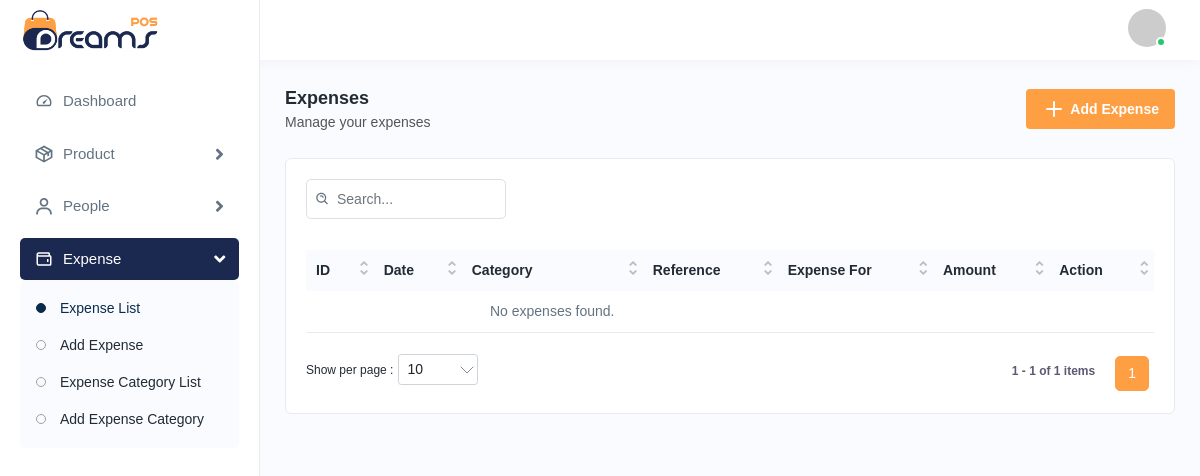
The app's page /expenses/ (signed in), older data.
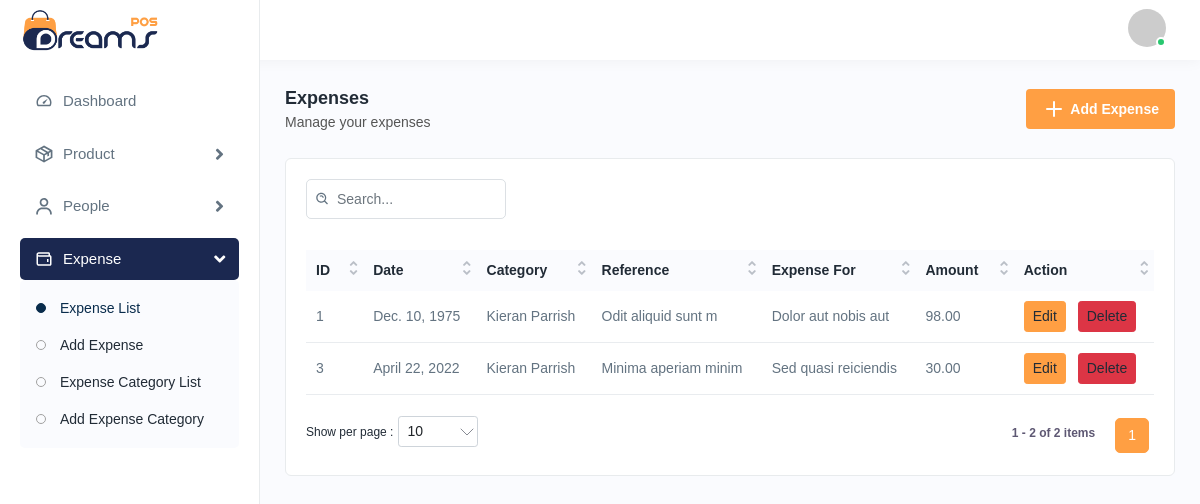
The same page, newer data.
### mainapp/models.py (models this page shows)
class Expense(models.Model):
    expense_category = models.ForeignKey(
        "ExpenseCategory",
        on_delete=models.CASCADE,
        related_name="expenses",
    )
    date = models.DateField()
    amount = models.DecimalField(max_digits=12, decimal_places=2)
    reference = models.CharField(max_length=255, unique=True)
    expense_for = models.CharField(max_length=255)
    description = models.TextField(null=True, blank=True)
    created_at = models.DateTimeField(auto_now_add=True)
    updated_at = models.DateTimeField(auto_now=True)

class ExpenseCategory(models.Model):
    name = models.CharField(max_length=255)
    code = models.CharField(max_length=50, unique=True, null=True, blank=True)
    description = models.TextField(null=True, blank=True)
    created_at = models.DateTimeField(auto_now_add=True)
    updated_at = models.DateTimeField(auto_now=True)

### mainapp/views.py (the view)
# urls.py: path("expenses/", views.expenses_index, name="expenses_index"),
@login_required
def expenses_index(request):
    expenses = Expense.objects.select_related("expense_category").order_by(
        "-date", "-id"
    )
    return render(request, "expenses/list.html", {"expenses": expenses})

### mainapp/templates/expenses/list.html (shortened to what this page needs)
{% extends "base.html" %}
{% load static %}
{% block content %}
<div class="page-header">
    <div class="page-title">
        <h4>Expenses</h4>
        <h6>Manage your expenses</h6>
    </div>
    <div class="page-btn">
        <a href="{% url 'expenses_create' %}" class="btn btn-added">
            <img src="{% static 'img/icons/plus.svg' %}" class="me-1" alt="img">Add Expense
        </a>
    </div>
</div>
<div class="card">
    <div class="card-body">
        <div class="table-top">
            <div class="search-set">
                <div class="search-input">
                    <a class="btn btn-searchset">
                        <img src="{% static 'img/icons/search-white.svg' %}" alt="img">
                    </a>
                </div>
            </div>
        </div>
        <div class="table-responsive">
            <table class="table datanew">
                <thead>
                    <tr>
                        <th>ID</th>
                        <th>Date</th>
                        <th>Category</th>
                        <th>Reference</th>
                        <th>Expense For</th>
                        <th>Amount</th>
                        <th>Action</th>
                    </tr>
                </thead>
                <tbody>
                    {% for expense in expenses %}
                    <tr>
                        <td>{{ expense.id }}</td>
                        <td>{{ expense.date }}</td>
                        <td>{{ expense.expense_category.name }}</td>
                        <td>{{ expense.reference }}</td>
                        <td>{{ expense.expense_for }}</td>
                        <td>{{ expense.amount }}</td>
                        <td>
                            <a href="{% url 'expenses_edit' expense.id %}" class="btn btn-sm btn-primary me-2">
                                Edit
                            </a>
                            <a href="{% url 'expenses_delete' expense.id %}" class="btn btn-sm btn-danger">
                                Delete
                            </a>
                        </td>
                    </tr>
                    {% empty %}
                    <tr>
                        <td></td>
                        <td></td>
                        <td class="text-center">No expenses found.</td>
                        <td></td>
                        <td></td>
                        <td></td>
                        <td></td>
                    </tr>
                    {% endfor %}
                </tbody>
            </table>
        </div>
    </div>
</div>
{% endblock %}

### mainapp/templates/base.html (shortened to what this page needs)
{% load static %}
<!DOCTYPE html>
<html lang="en">
<head>
    <link rel="stylesheet" href="{% static 'css/bootstrap.min.css' %}">
    <link rel="stylesheet" href="{% static 'css/animate.css' %}">
    <link rel="stylesheet" href="{% static 'css/dataTables.bootstrap4.min.css' %}">
    <link rel="stylesheet" href="{% static 'plugins/select2/css/select2.min.css' %}">
    <link rel="stylesheet" href="{% static 'plugins/fontawesome/css/fontawesome.min.css' %}">
    <link rel="stylesheet" href="{% static 'plugins/fontawesome/css/all.min.css' %}">
    <link rel="stylesheet" href="{% static 'css/style.css' %}">
</head>
<body>
    <div class="main-wrapper">
        <div class="header">
            <div class="header-left active">
                <a href="{% url 'index' %}" class="logo">
                    <img src="{% static 'img/logo.png' %}" alt="">
                </a>
            </div>
            <ul class="nav user-menu">
                {% if request.user.is_authenticated %}
                <li class="nav-item dropdown has-arrow main-drop">
                    <a href="javascript:void(0);" class="dropdown-toggle nav-link userset" data-bs-toggle="dropdown">
                        <span class="user-img">
                            <img src="https://ui-avatars.com/api/?name={{ request.user.username }}" alt="">
                            <span class="status online"></span>
                        </span>
                    </a>
                </li>
                {% else %}
                <li class="nav-item">
                    <a href="{% url 'login' %}" class="nav-link">
                        Login
                    </a>
                </li>
                {% endif %}
            </ul>
        </div>
        <div class="sidebar" id="sidebar">
            <div class="sidebar-inner slimscroll">
                <div id="sidebar-menu" class="sidebar-menu">
                    <ul>
                        <li>
                            <a href="{% url 'index' %}"
                                class="{% if request.resolver_match.url_name == 'index' %}active{% endif %}">
                                <img src="{% static 'img/icons/dashboard.svg' %}" alt="img">
                                <span>Dashboard</span>
                            </a>
                        </li>
                        <li class="submenu">
                            <a href="javascript:void(0);">
                                <img src="{% static 'img/icons/product.svg' %}" alt="img">
                                <span>Product</span> <span class="menu-arrow"></span>
                            </a>
                        </li>
                        <li class="submenu">
                            <a href="javascript:void(0);">
                                <img src="{% static 'img/icons/users1.svg' %}" alt="img">
                                <span>People</span> <span class="menu-arrow"></span>
                            </a>
                        </li>
                        <li class="submenu">
                            <a href="javascript:void(0);">
                                <img src="{% static 'img/icons/expense1.svg' %}" alt="img">
                                <span>Expense</span> <span class="menu-arrow"></span>
                            </a>
                            <ul>
                                <li>
                                    <a href="{% url 'expenses_index' %}"
                                        class="{% if request.resolver_match.url_name == 'expenses_index' or request.resolver_match.url_name == 'expenses_edit' %}active{% endif %}">
                                        Expense List
                                    </a>
                                </li>
                                <li>
                                    <a href="{% url 'expenses_create' %}"
                                        class="{% if request.resolver_match.url_name == 'expenses_create' %}active{% endif %}">
                                        Add Expense
                                    </a>
                                </li>
                                <li>
                                    <a href="{% url 'expense_categories_index' %}"
                                        class="{% if request.resolver_match.url_name == 'expense_categories_index' or request.resolver_match.url_name == 'expense_categories_edit' %}active{% endif %}">
                                        Expense Category List
                                    </a>
                                </li>
                                <li>
                                    <a href="{% url 'expense_categories_create' %}"
                                        class="{% if request.resolver_match.url_name == 'expense_categories_create' %}active{% endif %}">
                                        Add Expense Category
                                    </a>
                                </li>
                            </ul>
                        </li>
                    </ul>
                </div>
            </div>
        </div>
        <div class="page-wrapper">
            <div class="content">
                {% block content %}{% endblock %}
            </div>
        </div>
    </div>
</body>
</html>

Row changes from the older to the newer data that the page shows:
added Expense: id "3", date "April 22, 2022", expense_category.name "Kieran Parrish", reference "Minima aperiam minim", expense_for "Sed quasi reiciendis", amount "30.00"
added Expense: id "1", date "Dec. 10, 1975", expense_category.name "Kieran Parrish", reference "Odit aliquid sunt m", expense_for "Dolor aut nobis aut", amount "98.00"
Text that changed along with them:
text written by a page script: "1 1 - 1 of 1 items" → "1 1 - 2 of 2 items"
text no longer shown: "No expenses found."
